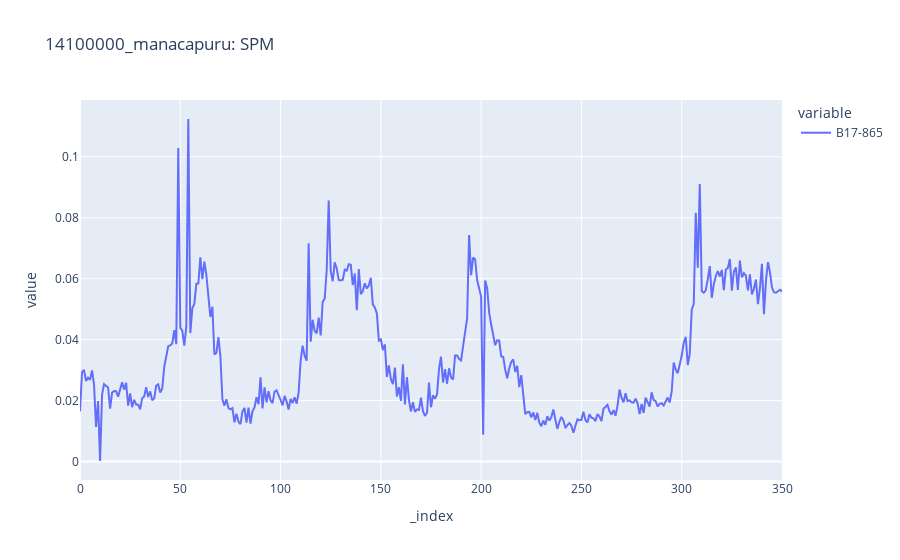

The notebook cell saved with this chart:
### Code cell
px.line(dbs_manacapuru, y=['B17-865'], height=600, title="14100000_manacapuru: SPM",
        hover_name="Datestr",
        hover_data=['B8-665', 'B21-1020','CAMS','T865:float','A865:float','ABSVLDPX', 'mndwi', 'ndwi'])

### Figure 1 — Plotly figure (JSON) as saved in the notebook; plotly's stock layout.template omitted (floating-point values rounded to 4 significant figures; data arrays with more than 128 entries replaced by an {"elided": "..."} marker saying what was removed)
{"data": [{"customdata": {"elided": "351x8 float values"}, "hovertemplate": "<b>%{hovertext}</b><br><br>variable=B17-865<br>_index=%{x}<br>value=%{y}<br>B8-665=%{customdata[0]}<br>B21-1020=%{customdata[1]}<br>CAMS=%{customdata[2]}<br>T865:float=%{customdata[3]}<br>A865:float=%{customdata[4]}<br>ABSVLDPX=%{customdata[5]}<br>mndwi=%{customdata[6]}<br>ndwi=%{customdata[7]}<extra></extra>", "hovertext": {"elided": "351 str values"}, "legendgroup": "B17-865", "line": {"color": "#636efa", "dash": "solid"}, "mode": "lines", "name": "B17-865", "orientation": "v", "showlegend": true, "type": "scatter", "x": {"elided": "351 int values"}, "xaxis": "x", "y": {"elided": "351 float values"}, "yaxis": "y"}], "layout": {"autosize": true, "legend": {"title": {"text": "variable"}, "tracegroupgap": 0}, "title": {"text": "14100000_manacapuru: SPM"}, "xaxis": {"anchor": "y", "autorange": true, "domain": [0, 1], "range": [0, 350], "title": {"text": "_index"}, "type": "linear"}, "yaxis": {"anchor": "x", "autorange": true, "domain": [0, 1], "range": [-0.006066, 0.1186], "title": {"text": "value"}, "type": "linear"}}}
